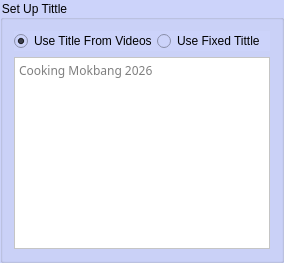
              <widget class="QGroupBox" name="groupBox_10">
               <property name="styleSheet">
                <string notr="true">background-color: rgb(204, 211, 250);</string>
               </property>
               <property name="title">
                <string>Set Up Tittle</string>
               </property>
               <layout class="QVBoxLayout" name="verticalLayout_7">
                <item>
                 <widget class="QWidget" name="widget_3" native="true">
                  <layout class="QHBoxLayout" name="horizontalLayout_4">
                   <property name="spacing">
                    <number>0</number>
                   </property>
                   <property name="leftMargin">
                    <number>0</number>
                   </property>
                   <property name="topMargin">
                    <number>0</number>
                   </property>
                   <property name="rightMargin">
                    <number>0</number>
                   </property>
                   <property name="bottomMargin">
                    <number>0</number>
                   </property>
                   <item>
                    <widget class="QRadioButton" name="video_use_tittle_from_videos">
                     <property name="text">
                      <string>Use Title From Videos</string>
                     </property>
                     <property name="checked">
                      <bool>true</bool>
                     </property>
                    </widget>
                   </item>
                   <item>
                    <widget class="QRadioButton" name="video_use_fixed_tittle">
                     <property name="text">
                      <string>Use Fixed Tittle</string>
                     </property>
                    </widget>
                   </item>
                  </layout>
                 </widget>
                </item>
                <item>
                 <widget class="QPlainTextEdit" name="video_tittle_text">
                  <property name="font">
                   <font>
                    <family>Noto Sans Khmer</family>
                   </font>
                  </property>
                  <property name="styleSheet">
                   <string notr="true">background-color: rgb(255, 255, 255);</string>
                  </property>
                  <property name="placeholderText">
                   <string>Cooking Mokbang 2026</string>
                  </property>
                 </widget>
                </item>
               </layout>
              </widget>
